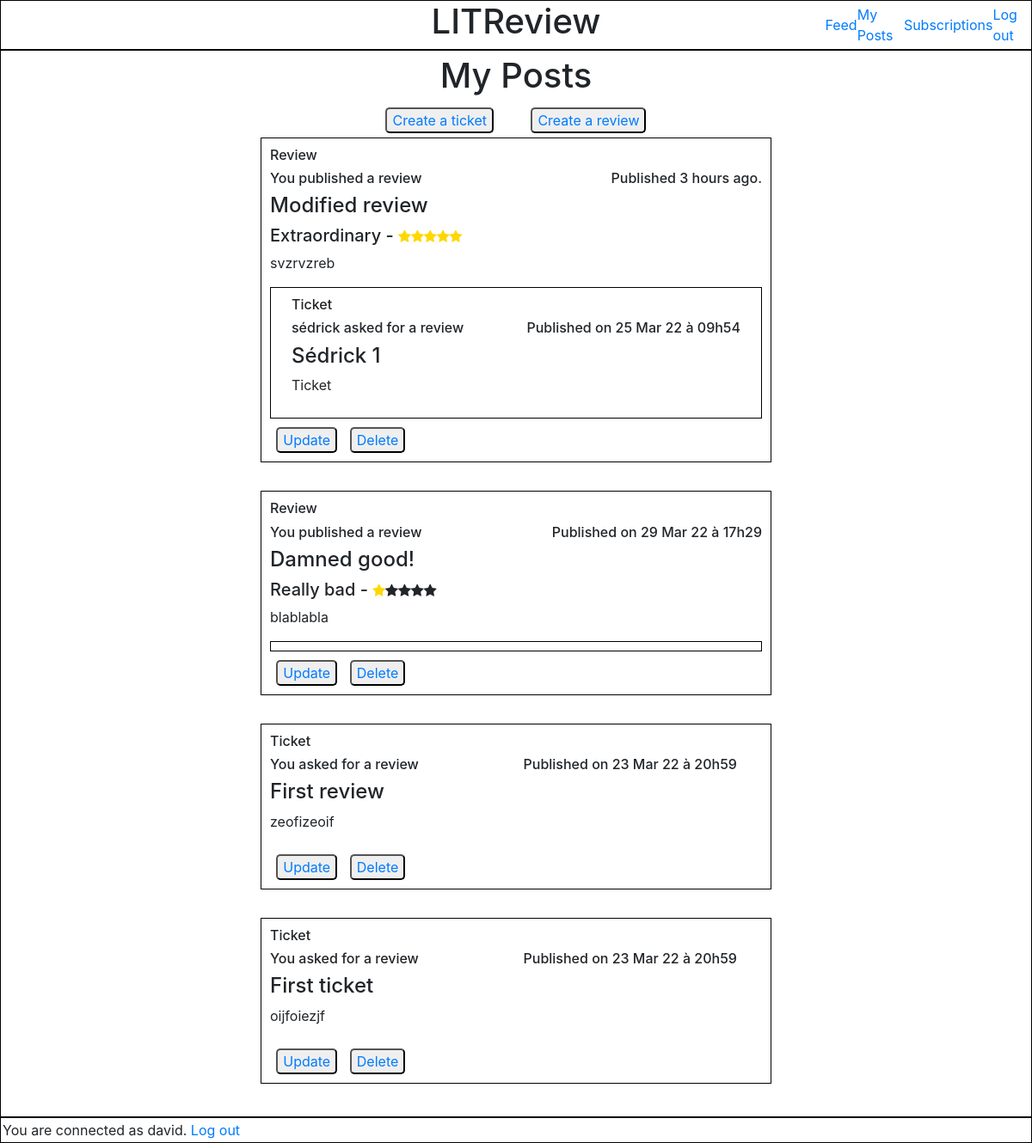
/my_posts_page/ (signed in), run on an earlier commit of the app's database.
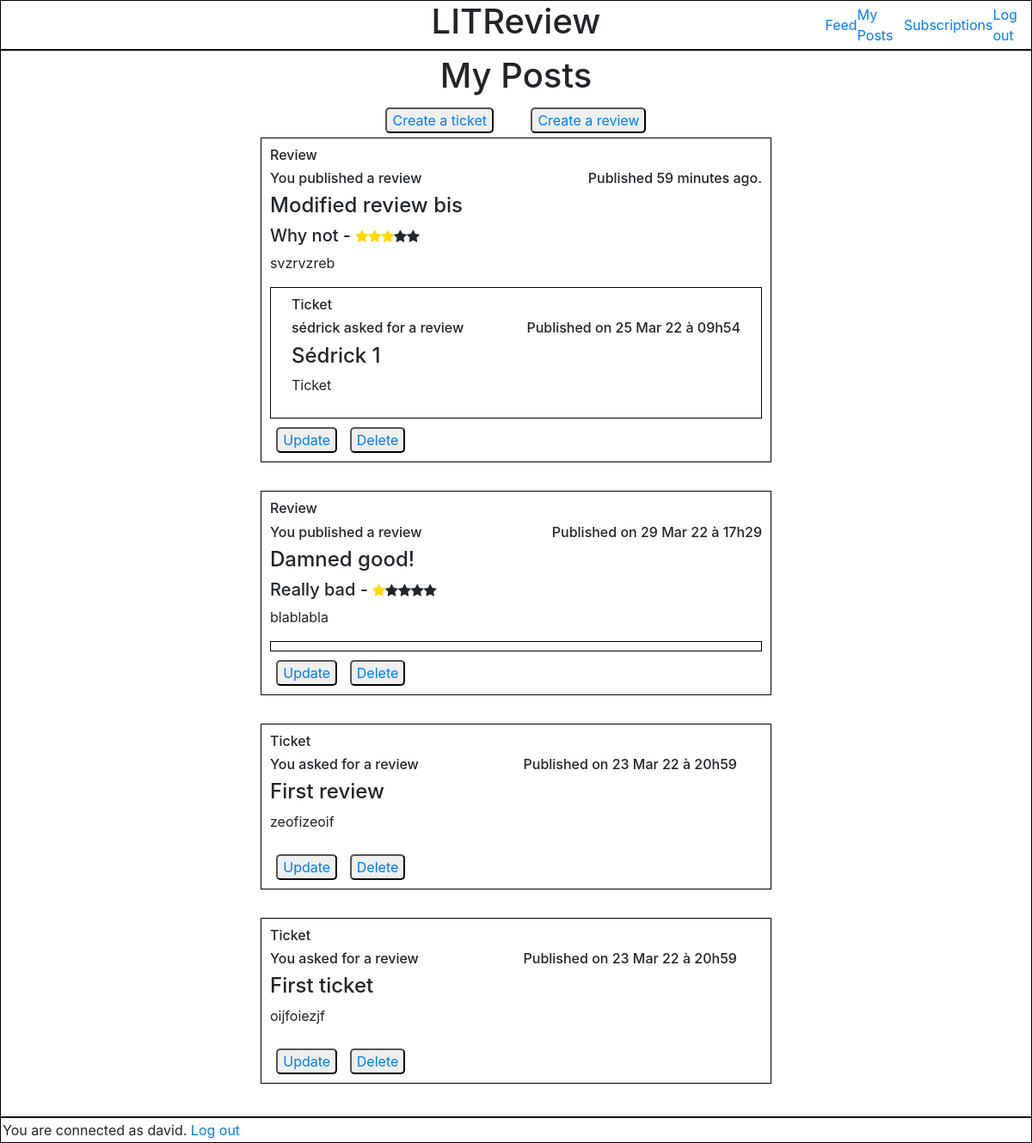
And on a later commit of the database.
### feedapp/models.py (models this page shows, shortened)
class Review(models.Model):
    ticket = models.ForeignKey(to=Ticket, null=True, on_delete=models.CASCADE)
    rating = models.PositiveSmallIntegerField(validators=[MinValueValidator(0), MaxValueValidator(5)])
    user = models.ForeignKey(settings.AUTH_USER_MODEL, on_delete=models.CASCADE)
    headline = models.CharField(max_length=128)
    body = models.TextField(max_length=8192)
    time_created = models.DateTimeField(auto_now_add=True)

class Ticket(models.Model):
    title = models.CharField(max_length=128)
    description = models.CharField(max_length=2048, blank=True)
    user = models.ForeignKey(settings.AUTH_USER_MODEL, on_delete=models.CASCADE)
    image = models.ImageField(null=True, blank=True)
    time_created = models.DateTimeField(auto_now_add=True)
    IMAGE_MAX_SIZE = (100, 100)

### authentication/models.py (models this page shows)
class User(AbstractUser):
    username = models.CharField(max_length=20, unique=True)
    USERNAME_FIELD = 'username'

### feedapp/views.py (the view)
# urls.py: path('my_posts_page/', my_posts_page, name='my_posts_page'),
@login_required
def my_posts_page(request):
    tickets = models.Ticket.objects.filter(user=request.user)
    reviews = models.Review.objects.filter(user=request.user)
    tickets = tickets.annotate(content_type=Value('TICKET', CharField()))
    reviews = reviews.annotate(content_type=Value('REVIEW', CharField()))
    posts = sorted(chain(tickets, reviews), key=lambda post: post.time_created, reverse=True)
    return render(request, 'feedapp/my_posts_page.html', context={'posts': posts})

### feedapp/templatetags/feedapp_extras.py (called while the page is built)
@register.filter
def get_posted_at_display(posted_at):
    seconds_ago = (timezone.now() - posted_at).total_seconds()
    if seconds_ago <= HOUR:
        return f'Published {int(seconds_ago // MINUTE)} minutes ago.'
    elif seconds_ago <= DAY:
        return f'Published {int(seconds_ago // HOUR)} hours ago.'
    return f'Published on {posted_at.strftime("%d %b %y à %Hh%M")}'

@register.simple_tag(takes_context=True)
def get_poster_display(context, user):
    if user == context['user']:
        return 'You'
    return user.username

### feedapp/templates/feedapp/my_posts_page.html (shortened to what this page needs)
{% extends 'base.html' %}
{% load static %}
{% load feedapp_extras %}
    {% block content %}
        <div class="main_content">
            <h1>My Posts</h1>
            <div class="main_content_buttons">
                <button type="button" class="button_review_ticket"><a href="{% url 'create_ticket' %}">Create a ticket</a></button>
                <button type="button" class="button_review_ticket"><a href="{% url 'create_review' %}">Create a review</a></button>
            </div>
            {% for post in posts %}
                <div class="post">
                    {% if post.content_type == 'TICKET' %}
                        {% include 'feedapp/partials/ticket_snippet.html' with ticket=post %}
                            <div class="main_content_buttons">
                                <button type="submit" class="button_delete_update"><a href="{% url 'ticket_update' post.id %}">Update</a></button>
                                <button type="submit" class="button_delete_update"><a href="{% url 'delete_ticket_page' post.id %}">Delete</a> </button>
                            </div>
                    {% elif post.content_type == 'REVIEW' %}
                        {% include 'feedapp/partials/review_snippet.html' with review=post %}
                            <div class="main_content_buttons">
                                <button type="submit"class="button_delete_update"><a href="{% url 'review_update' post.id %}">Update</a></button>
                                <button type="submit" class="button_delete_update"><a href="{% url 'delete_review_page' post.id %}">Delete</a> </button>
                            </div>
                    {% endif %}
                </div>
            {% endfor %}
        </div>
    {% endblock content %}

### feedapp/templates/feedapp/partials/review_snippet.html (shortened to what this page needs)
{% load static %}
{% load feedapp_extras %}
<div class="review">
    <h6>Review</h6>
    <div class="review_info">
        <h6>{% get_poster_display review.user%} published a review</h6>
        <h6>{{ review.time_created|get_posted_at_display }}</h6>
    </div>
    <h4>{{ review.headline }}</h4>
    <div class="review_rating">
        {% if review.rating == 5 %}
            <h5>Extraordinary -&nbsp </h5>
            <i class="fa fa-star checked"></i>
            <i class="fa fa-star checked"></i>
            <i class="fa fa-star checked"></i>
            <i class="fa fa-star checked"></i>
            <i class="fa fa-star checked"></i>
        {% elif review.rating == 3 %}
            <h5>Why not -&nbsp </h5>
            <i class="fa fa-star checked"></i>
            <i class="fa fa-star checked"></i>
            <i class="fa fa-star checked"></i>
            <i class="fa fa-star"></i>
            <i class="fa fa-star"></i>
        {% elif review.rating == 1 %}
            <h5>Really bad -&nbsp </h5>
            <i class="fa fa-star checked"></i>
            <i class="fa fa-star"></i>
            <i class="fa fa-star"></i>
            <i class="fa fa-star"></i>
            <i class="fa fa-star"></i>
        {% endif %}
    </div>
    <p>{{ review.body }}</p>
    <div class="ticket_area">
        {% if review.ticket %}
            {% include 'feedapp/partials/ticket_snippet.html' with ticket=review.ticket %}
        {% endif %}
    </div>
</div>

### feedapp/templates/feedapp/partials/ticket_snippet.html (shortened to what this page needs)
{% load static %}
{% load feedapp_extras %}
<div class="ticket">
    <h6>Ticket</h6>
    <div class="ticket_info">
        <h6>{% get_poster_display ticket.user %} asked for a review</h6>
        <h6>{{ ticket.time_created|get_posted_at_display }}</h6>
    </div>
    <h4>{{ ticket.title }}</h4>
    <p>{{ ticket.description }}</p>
</div>

What changed in the data, as far as the page shows it:
removed Review: user "You", time_created|get_posted_at_display "Published 3 hours ago.", headline "Modified review", rating "Extraordinary -", body "svzrvzreb", Ticket.user.username "sédrick", {{ ticket.time_created|get_posted_at_display }} "Published on 25 Mar 22 à 09h54", {{ ticket.title }} "Sédrick 1", {{ ticket.description }} "Ticket"
added Review: user "You", time_created|get_posted_at_display "Published 59 minutes ago.", headline "Modified review bis", rating "Why not -", body "svzrvzreb", Ticket.user.username "sédrick", {{ ticket.time_created|get_posted_at_display }} "Published on 25 Mar 22 à 09h54", {{ ticket.title }} "Sédrick 1", {{ ticket.description }} "Ticket"
